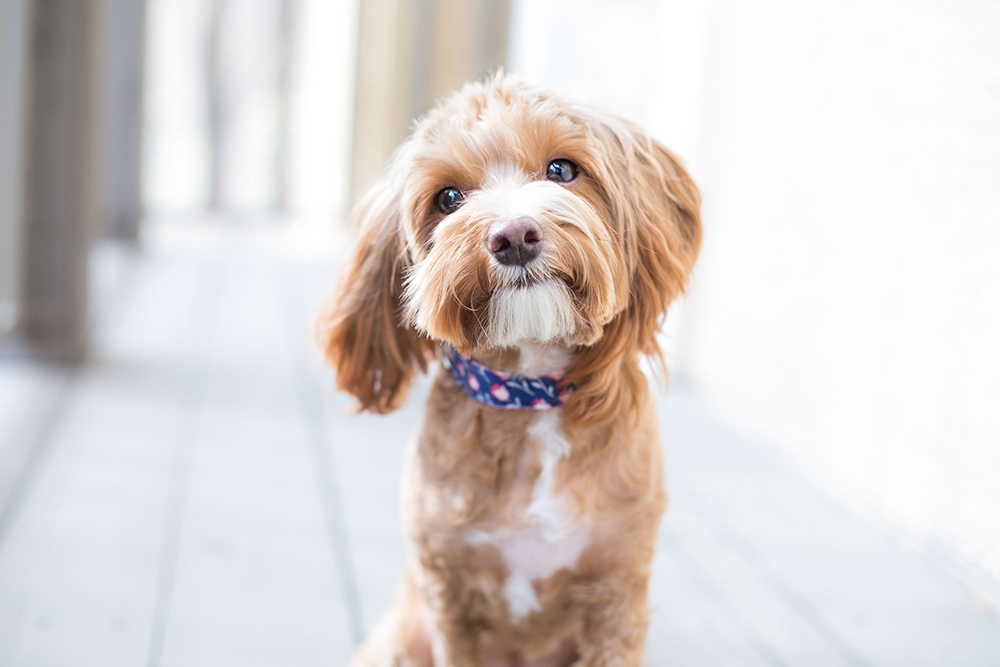
#> input picture Project1/cute-dog-headshot.jpg, 1000 x 667 px, found by its file name
$ jupyter execute CS445_Proj1.ipynb   (shell and % lines are left out)
#> lines starting #> are read from the running program, lines starting #| are printed output that depends on the picture
### Project1/utils.py
import time
import os

import cv2
import argparse
import numpy as np
from scipy import signal
from math import ceil, floor
import matplotlib.pyplot as plt
from matplotlib.colors import LogNorm


def align_images(input_img_1, input_img_2, pts_img_1, pts_img_2,
                 save_images=False):

    # Load images
    im1 = cv2.imread(input_img_1)
    im1 = cv2.cvtColor(im1, cv2.COLOR_BGR2RGB)

    im2 = cv2.imread(input_img_2)
    im2 = cv2.cvtColor(im2, cv2.COLOR_BGR2RGB)

    # get image sizes
    h1, w1, b1 = im1.shape
    h2, w2, b2 = im2.shape

    # Get center coordinate of the line segment
    center_im1 = np.mean(pts_img_1, axis=0)
    center_im2 = np.mean(pts_img_2, axis=0)

    plt.close('all')

    # translate first so that center of ref points is center of image
    tx = np.around((w1 / 2 - center_im1[0]) * 2).astype(int)

    if tx > 0:
        im1 = np.r_['1', np.zeros((im1.shape[0], tx, 3)), im1]

    else:
        im1 = np.r_['1', im1, np.zeros((im1.shape[0], -tx, 3))]

    ty = np.round((h1 / 2 - center_im1[1]) * 2).astype(int)

    if ty > 0:
        im1 = np.r_['0', np.zeros((ty, im1.shape[1], 3)), im1]

    else:
        im1 = np.r_['0', im1, np.zeros((-ty, im1.shape[1], 3))]

    tx = np.around((w2 / 2 - center_im2[0]) * 2).astype(int)

    if tx > 0:
        im2 = np.r_['1', np.zeros((im2.shape[0], tx, 3)), im2]

    else:
        im2 = np.r_['1', im2, np.zeros((im2.shape[0], -tx, 3))]

    ty = np.round((h2 / 2 - center_im2[1]) * 2).astype(int)

    if ty > 0:
        im2 = np.r_['0', np.zeros((ty, im2.shape[1], 3)), im2]

    else:
        im2 = np.r_['0', im2, np.zeros((-ty, im2.shape[1], 3))]

    # downscale larger image so that lengths between ref points are the same
    len1 = np.linalg.norm(pts_img_1[0]-pts_img_1[1])
    len2 = np.linalg.norm(pts_img_2[0]-pts_img_2[1])
    dscale = len2 / len1

    if dscale < 1:
        width = int(im1.shape[1] * dscale)
        height = int(im1.shape[0] * dscale)
        dim = (width, height)
        im1 = cv2.resize(im1, dim, interpolation=cv2.INTER_LINEAR)

    else:
        width = int(im2.shape[1] * 1 / dscale)
        height = int(im2.shape[0] * 1 / dscale)
        dim = (width, height)
        im2 = cv2.resize(im2, dim, interpolation=cv2.INTER_LINEAR)

    # rotate im1 so that angle between points is the same
    theta1 = np.arctan2(-(pts_img_1[:, 1][1]-pts_img_1[:, 1][0]),
                        pts_img_1[:, 0][1]-pts_img_1[:, 0][0])
    theta2 = np.arctan2(-(pts_img_2[:, 1][1]-pts_img_2[:, 1][0]),
                        pts_img_2[:, 0][1]-pts_img_2[:, 0][0])
    dtheta = theta2-theta1
    rows, cols = im1.shape[:2]
    M = cv2.getRotationMatrix2D((cols/2, rows/2), dtheta*180/np.pi, 1)
    cos = np.abs(M[0, 0])
    sin = np.abs(M[0, 1])

    # compute the new bounding dimensions of the image
    nW = int((rows * sin) + (cols * cos))
    nH = int((rows * cos) + (cols * sin))

    # adjust the rotation matrix to take into account translation
    M[0, 2] += (nW / 2) - cols/2
    M[1, 2] += (nH / 2) - rows/2

    im1 = cv2.warpAffine(im1, M, (nW, nH))

    # Crop images (on both sides of border) to be same height and width
    h1, w1, b1 = im1.shape
    h2, w2, b2 = im2.shape

    minw = min(w1, w2)
    brd = (max(w1, w2)-minw)/2
    if minw == w1:  # crop w2
        im2 = im2[:, ceil(brd):-floor(brd), :]
        tx = tx-ceil(brd)
    else:
        im1 = im1[:, ceil(brd):-floor(brd), :]
        tx = tx+ceil(brd)

    minh = min(h1, h2)
    brd = (max(h1, h2)-minh)/2
    if minh == h1:  # crop w2
        im2 = im2[ceil(brd):-floor(brd), :, :]
        ty = ty-ceil(brd)
    else:
        im1 = im1[ceil(brd):-floor(brd), :, :]
        ty = ty+ceil(brd)

    im1 = cv2.cvtColor(im1.astype(np.uint8), cv2.COLOR_RGB2BGR)
    im2 = cv2.cvtColor(im2.astype(np.uint8), cv2.COLOR_RGB2BGR)

    if save_images:
        output_img_1 = 'aligned_{}'.format(os.path.basename(input_img_1))
        output_img_2 = 'aligned_{}'.format(os.path.basename(input_img_2))
        cv2.imwrite(output_img_1, im1)
        cv2.imwrite(output_img_2, im2)

    return im1, im2


def prompt_eye_selection(image):
    fig = plt.figure()
    plt.imshow(image, cmap='gray')
    fig.set_label('Click on two points for alignment')
    plt.axis('off')
    xs = []
    ys = []
    clicked = np.zeros((2, 2), dtype=np.float32)

    # Define a callback function that will update the textarea
    def onmousedown(event):
        x = event.xdata
        y = event.ydata
        xs.append(x)
        ys.append(y)

        plt.plot(xs, ys, 'r-+')

    def onmouseup(event):
        if(len(xs) >= 2):
            plt.close(fig)

    def onclose(event):
        clicked[:, 0] = xs
        clicked[:, 1] = ys
    # Create an hard reference to the callback not to be cleared by the garbage
    # collector
    fig.canvas.mpl_connect('button_press_event', onmousedown)
    fig.canvas.mpl_connect('button_release_event', onmouseup)
    fig.canvas.mpl_connect('close_event', onclose)

    return clicked

def crop_image(image, points):
    points = points.astype(int)
    ys = points[:,1]
    xs = points[:,0]
    if len(image.shape)==2:
        image = image[int(ys[0]):int(ys[1]), int(xs[0]):int(xs[1])]
    else:
        image = image[int(ys[0]):int(ys[1]), int(xs[0]):int(xs[1]),:]

    return image

def interactive_crop(image):

    fig = plt.figure()
    plt.imshow(image, cmap='gray')
    fig.set_label('Click upper-left and lower-right corner to crop')
    plt.axis('off')
    xs = []
    ys = []
    clicked = np.zeros((2, 2), dtype=np.float32)
    cropped_image = np.zeros_like(image)
    return_object = {
        'cropped_image': None,
        'crop_bound': None
    }

    # Define a callback function that will update the textarea
    def onmousedown(event):
        x = event.xdata
        y = event.ydata
        xs.append(x)
        ys.append(y)
        if(len(xs) >= 2):
            clicked[:, 0] = xs
            clicked[:, 1] = ys
            cropped = crop_image(image, clicked)
            return_object['crop_bound'] = clicked
            return_object['cropped_image'] = cropped
            plt.clf()
            plt.imshow(cropped, cmap='gray')
            plt.axis('off')
        else:
            plt.plot(xs, ys, 'r+')


    def onmouseup(event):
        if(len(xs) >= 2):
            plt.close(fig)

    # Create an hard reference to the callback not to be cleared by the garbage
    # collector
    fig.canvas.mpl_connect('button_press_event', onmousedown)
    fig.canvas.mpl_connect('button_release_event', onmouseup)
    return return_object

def gaussian_kernel(sigma, kernel_half_size):
    '''
    Inputs:
        sigma = standard deviation for the gaussian kernel
        kernel_half_size = recommended to be at least 3*sigma

    Output:
        Returns a 2D Gaussian kernel matrix
    '''
    window_size = kernel_half_size*2+1
    gaussian_kernel_1d = signal.gaussian(window_size, std=sigma).reshape(window_size, 1)
    gaussian_kernel_2d = np.outer(gaussian_kernel_1d, gaussian_kernel_1d)
    gaussian_kernel_2d /= np.sum(gaussian_kernel_2d) # make sure it sums to one

    return gaussian_kernel_2d


def plot(array, filename=None):
    # plots gray images
    plt.imshow(array, cmap='gray')
    plt.axis('off')
    if filename:
        array=np.clip(array,0,1)
        array=(array*255).astype(np.uint8)
        cv2.imwrite(filename, array)


def plot_spectrum(magnitude_spectrum):
    # A logarithmic colormap
    plt.imshow(magnitude_spectrum, norm=LogNorm(vmin=1/5)) #,vmax=10e1
    plt.colorbar()

### Project1/CS445_Proj1.ipynb
# Programming Project #1: Hybrid Images

## CS445: Computational Photography

### Part I: Hybrid Images

[cell 1]
# Optional, if using Google Colab w/ Drive
from google.colab import drive
drive.mount('/content/drive', force_remount=True)

[cell 2]
import cv2

import numpy as np
import scipy as sc
from matplotlib.colors import LogNorm
from scipy import signal

# modify to where you store your project data including utils.py
datadir = "/content/drive/My Drive/cs445_projects/proj1/"

utilfn = datadir + "utils.py"
import utils

[cell 3]
# switch from notebook to inline if using colab or otherwise cannot use interactive display)
import matplotlib.pyplot as plt

[cell 4]
im1_file = datadir + 'cute-dog-headshot.jpg'
im2_file = datadir + 'cat.jpg'

im1 = np.float32(cv2.imread(im1_file, cv2.IMREAD_GRAYSCALE) / 255.0)
#> im1: shape (667, 1000) float32; min 0.0118, max 1, mean 0.835
im2 = np.float32(cv2.imread(im2_file, cv2.IMREAD_GRAYSCALE) / 255.0)
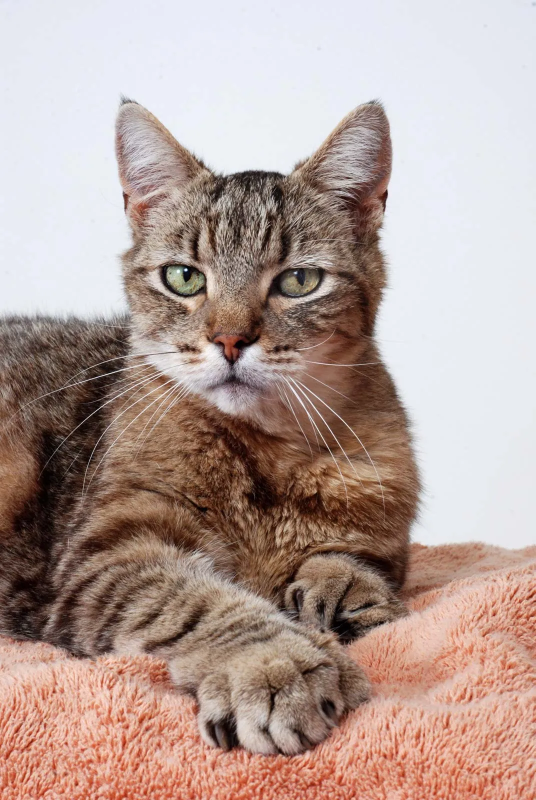
#> input picture Project1/cat.jpg, 1071 x 1600 px, found by its file name (shown at 1/2 size)
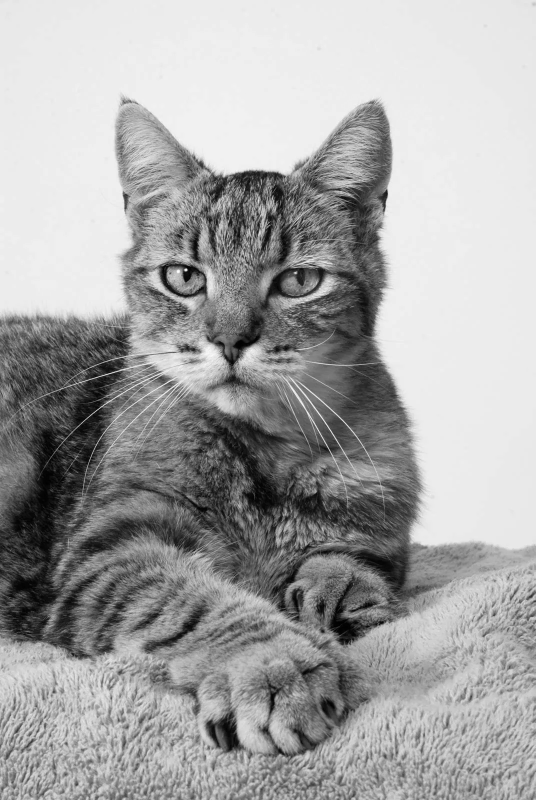
#> im2: shape (1600, 1071) float32 (shown at 1/2 size); min 0, max 1, mean 0.645

[cell 5]
pts_im1 = utils.prompt_eye_selection(im1)
#> pts_im1 = [[0, 0], [0, 0]]
pts_im1 = np.array([[447,199], [560,170]]) # uncomment if entering [x, y] pts manually
plt.plot(pts_im1[:,0], pts_im1[:,1], 'r-+')
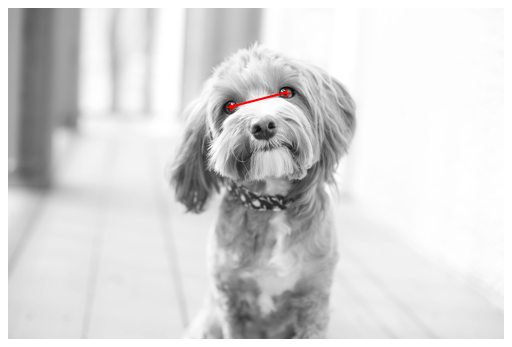
#> figure drawn by matplotlib, 1 panel

[cell 6]
pts_im2 = utils.prompt_eye_selection(im2)
#> pts_im2 = [[0, 0], [0, 0]]
pts_im2 = np.array([[368, 552], [597, 554]]) # uncomment if entering [x, y] pts manually
plt.plot(pts_im2[:,0], pts_im2[:,1], 'r-+')
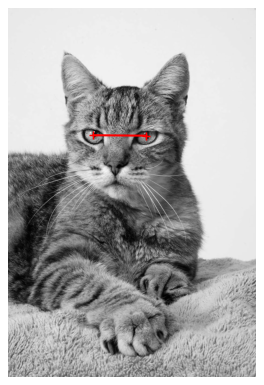
#> figure drawn by matplotlib, 1 panel

[cell 7]
im1, im2 = utils.align_images(im1_file, im2_file,pts_im1,pts_im2,save_images=False)
#> in align_images, im1 is the input picture: shape (667, 1000, 3); mean B, G, R 209.1, 211.2, 217.6
#> in align_images, im2 is the input picture: shape (1600, 1071, 3); mean B, G, R 151.8, 159, 180.3
#> in align_images, `im2 = np.r_['1', np.zeros((im2.shape[0], tx, 3)), im2]`:
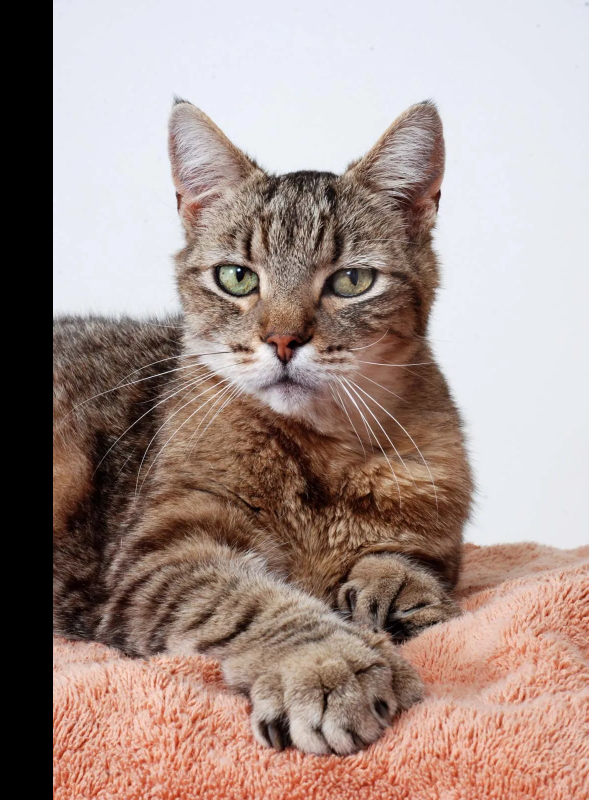
#> im2: shape (1600, 1177, 3) float64 (shown at 1/2 size); mean R, G, B 164.1, 144.7, 138.1
#> in align_images, `im1 = cv2.warpAffine(im1, M, (nW, nH))`:
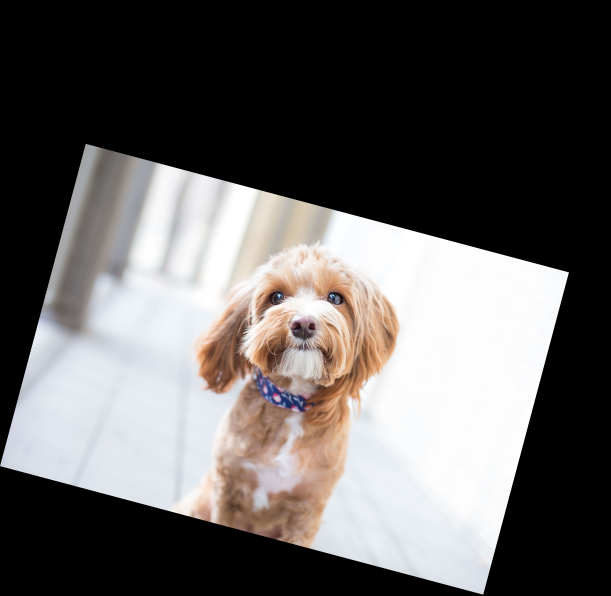
#> im1: shape (1191, 1221, 3) float64 (shown at 1/2 size); mean R, G, B 99.8, 96.9, 95.9
#> in align_images, `im1 = im1[:, ceil(brd):-floor(brd), :]`:
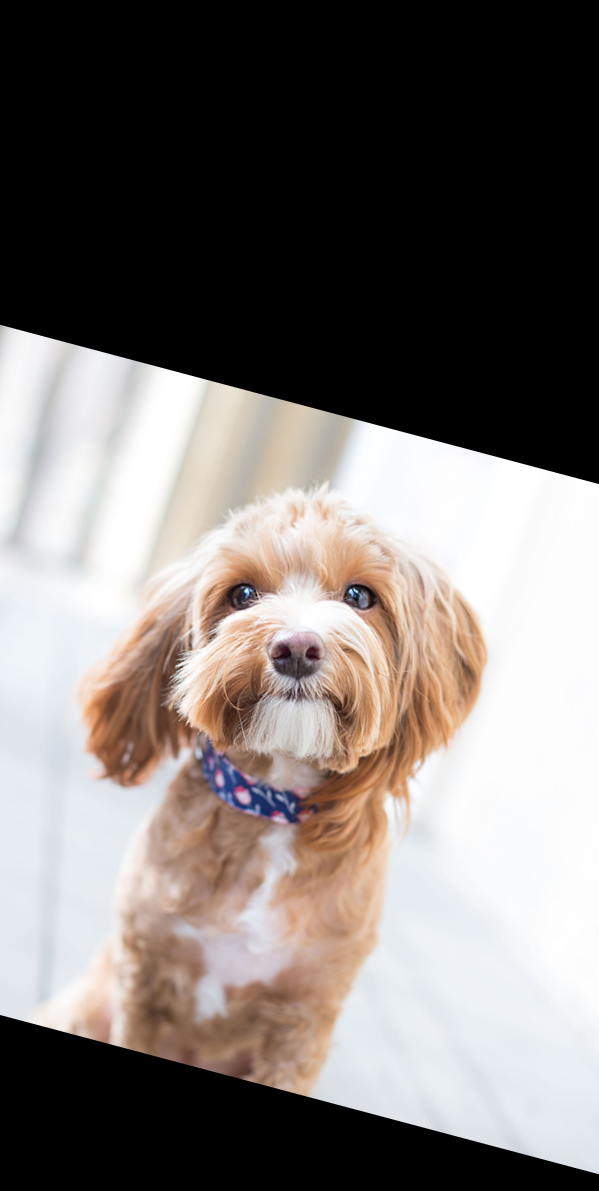
#> im1: shape (1191, 599, 3) float64; mean R, G, B 126, 119.5, 116.3

[cell 8]
# convert to grayscale
im1 = cv2.cvtColor(im1, cv2.COLOR_BGR2GRAY) / 255.0
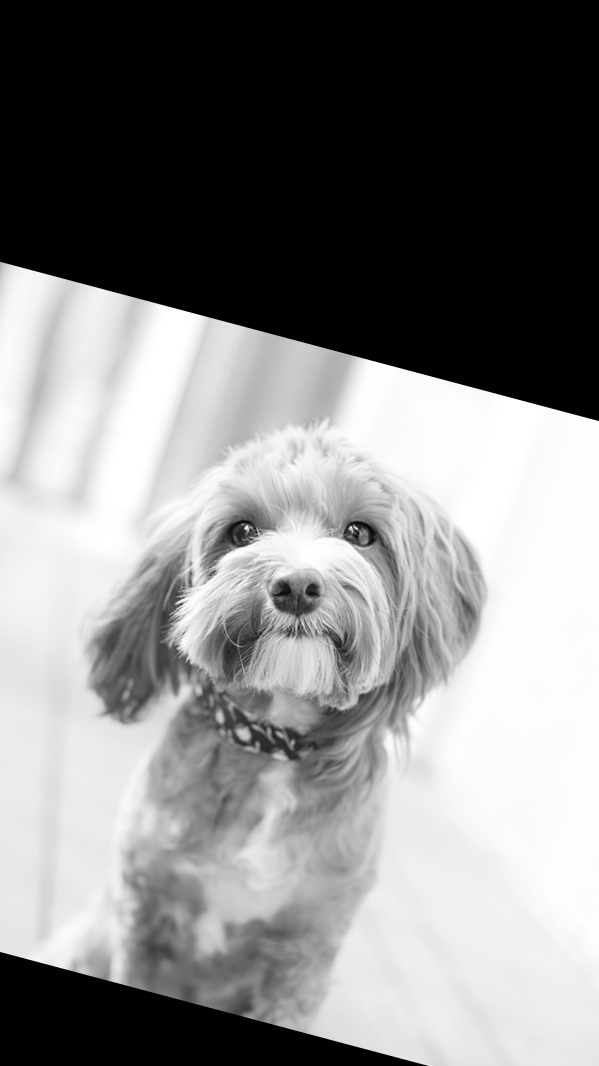
#> im1: shape (1066, 599) float64; min 0, max 1, mean 0.524
im2 = cv2.cvtColor(im2, cv2.COLOR_BGR2GRAY) / 255.0
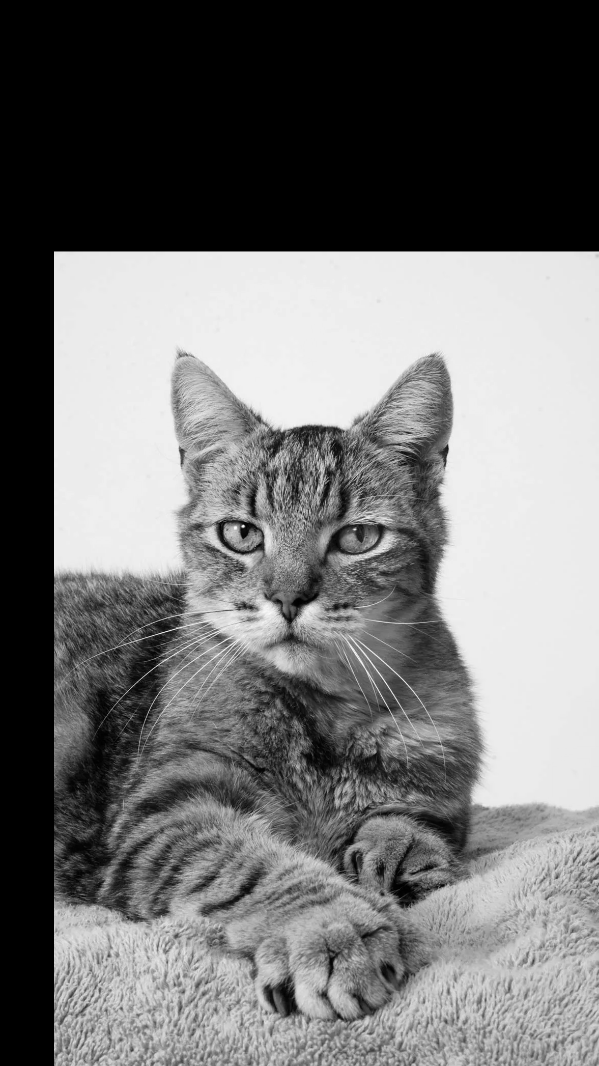
#> im2: shape (1066, 599) float64; min 0, max 0.988, mean 0.448

[cell 9]
#Images sanity check
fig, axes = plt.subplots(1, 2)
axes[0].imshow(im1,cmap='gray')
axes[0].set_title('Image 1'), axes[0].set_xticks([]), axes[0].set_yticks([])
axes[1].imshow(im2,cmap='gray')
axes[1].set_title('Image 2'), axes[1].set_xticks([]), axes[1].set_yticks([]);

[cell 10]
def hybridImage(im1, im2, sigma_low, sigma_high):
    '''
    Inputs:
        im1:    RGB (height x width x 3) or a grayscale (height x width) image
                as a numpy array.
        im2:    RGB (height x width x 3) or a grayscale (height x width) image
                as a numpy array.
        sigma_low: standard deviation for the low-pass filter
        sigma_high: standard deviation for the high-pass filter

    Output:
        Return the combination of both images, one filtered with a low-pass filter
        and the other with a high-pass filter.
    '''

    # constant variables to increase sigma values
    CONST_1 = 4
    CONST_2 = 4

    # uses gaussian to create affects for both images
    gaussian_affect_cat = utils.gaussian_kernel(sigma_low, CONST_1 * sigma_low)
    gaussian_affect_not_cat = utils.gaussian_kernel(sigma_high, CONST_2 * sigma_high)

    # combines effects and puts as one
    cat_filter = signal.convolve2d(im1,gaussian_affect_cat,boundary='symm', mode='same')
    not_cat_filter = im2-signal.convolve2d(im2,gaussian_affect_not_cat,boundary='symm', mode='same')

    # value to return, which is just both filters added together
    rV = cat_filter+not_cat_filter

    # plot all figures: before cate, before me, and combined/hybrid photo
    plt.figure()
    plt.imshow(im1,cmap='gray')

    plt.figure()
    plt.imshow(im2,cmap='gray')

    plt.figure()
    plt.imshow(rV,cmap='gray')

    return rV

[cell 11]
sigma_low = 15 # choose parameters that work for your images
sigma_high = 20

im_hybrid = hybridImage(im2, im1, sigma_low, sigma_high)

[cell 12]
# Optional: Select top left corner and bottom right corner to crop image
# the function returns dictionary of
# {
#   'cropped_image': np.ndarray of shape H x W
#   'crop_bound': np.ndarray of shape 2x2
# }
cropped_object = utils.interactive_crop(im_hybrid)

### Part II: Image Enhancement

##### Two out of three types of image enhancement are required.  Choose a good image to showcase each type and implement a method.  This code doesn't rely on the hybrid image part.

#### Contrast enhancement

[cell 13]
im1_file = datadir + 'yosemite.jpg'
# im1 = np.float32(cv2.imread(im1_file, cv2.IMREAD_GRAYSCALE) / 255.0
im1 = cv2.imread(im1_file,cv2.IMREAD_GRAYSCALE)

# use equalize hist here
# lowers white and light colors while incrases darkness of darker zones within the image
im1_equalize_hist = cv2.equalizeHist(im1)

# Use gaussian filter on top
rV = sc.ndimage.gaussian_filter(im1_equalize_hist, sigma=1)

# plot the before and after of Yosemite image
plt.figure()
plt.imshow(im1,cmap='gray')

plt.figure()
plt.imshow(rV,cmap='gray')
